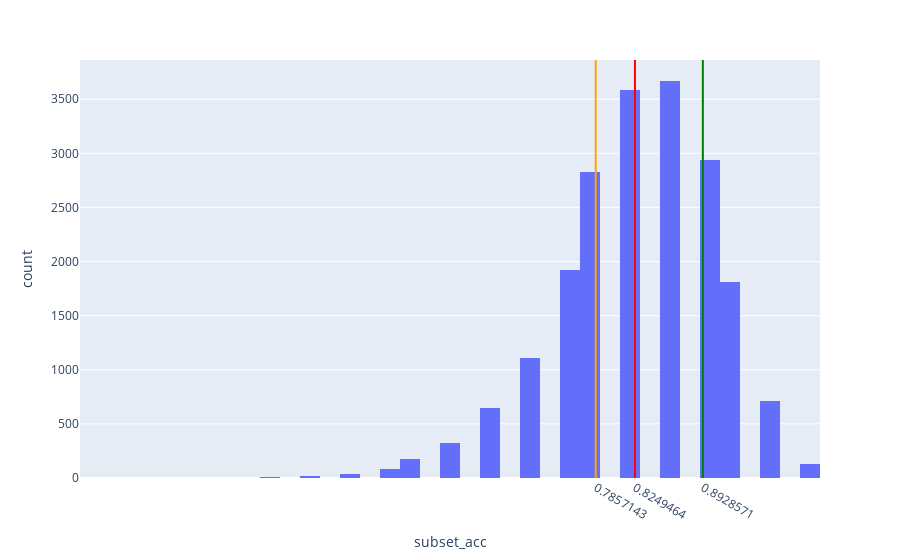

The cell this chart's notebook holds for it:
### Code cell
meanVal = caseAccDf["subset_acc"].mean()
# medianVal = multilabelCaseDf["subset_acc"].median()
firstQuarter = np.quantile(caseAccDf["subset_acc"].values, 0.25)
thirdQuarter = np.quantile(caseAccDf["subset_acc"].values, 0.75)

fig = px.histogram(caseAccDf, x="subset_acc")
fig.add_vline(x=meanVal, line_width=2, line_color="red")
# fig.add_vline(x=medianVal, line_width=2, line_color="blue")
fig.add_vline(x=firstQuarter, line_width=2, line_color="orange")
fig.add_vline(x=thirdQuarter, line_width=2, line_color="green")

fig.update_layout(
    xaxis = dict(
        tickmode = 'array',
        tickvals = [meanVal, firstQuarter, thirdQuarter],
    )
)

### Figure 1 — Plotly figure (JSON) as saved in the notebook; plotly's stock layout.template omitted (floating-point values rounded to 4 significant figures; data arrays with more than 128 entries replaced by an {"elided": "..."} marker saying what was removed)
{"data": [{"alignmentgroup": "True", "bingroup": "x", "hovertemplate": "subset_acc=%{x}<br>count=%{y}<extra></extra>", "legendgroup": "", "marker": {"color": "#636efa", "pattern": {"shape": ""}}, "name": "", "offsetgroup": "", "orientation": "v", "showlegend": false, "type": "histogram", "x": {"elided": "20000 float values"}, "xaxis": "x", "yaxis": "y"}], "layout": {"barmode": "relative", "legend": {"tracegroupgap": 0}, "margin": {"t": 60}, "shapes": [{"line": {"color": "red", "width": 2}, "type": "line", "x0": 0.8249, "x1": 0.8249, "xref": "x", "y0": 0, "y1": 1, "yref": "y domain"}, {"line": {"color": "orange", "width": 2}, "type": "line", "x0": 0.7857, "x1": 0.7857, "xref": "x", "y0": 0, "y1": 1, "yref": "y domain"}, {"line": {"color": "green", "width": 2}, "type": "line", "x0": 0.8929, "x1": 0.8929, "xref": "x", "y0": 0, "y1": 1, "yref": "y domain"}], "xaxis": {"anchor": "y", "domain": [0, 1], "tickmode": "array", "tickvals": [0.8249, 0.7857, 0.8929], "title": {"text": "subset_acc"}}, "yaxis": {"anchor": "x", "domain": [0, 1], "title": {"text": "count"}}}}
